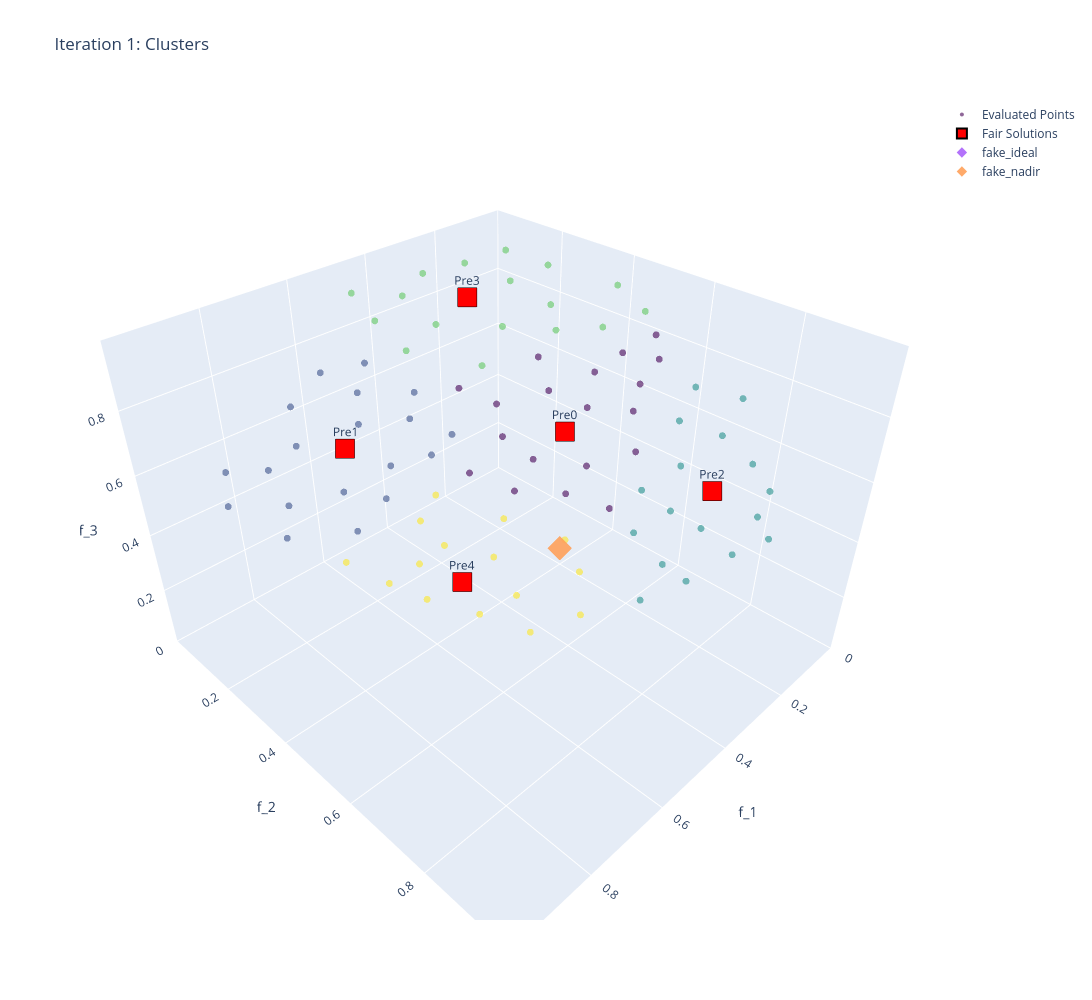

Write notebook code for a chart like this one.
### Code cell
points_matrix, centers_matrix, cluster_labels = find_candidates(fav_results)
all_points = fav_results.GPRMResults.raw_results.evaluated_points
fairs = fav_results.fair_solutions
visualize_3d_clusters(fav_options.GPRMoptions, points_matrix, centers_matrix, cluster_labels, len(fairs), 1)

### Figure 1 — Plotly figure (JSON) as saved in the notebook; plotly's stock layout.template omitted (floating-point values rounded to 4 significant figures)
{"data": [{"marker": {"color": [0, 2, 3, 1, 4, 4, 0, 2, 3, 3, 0, 4, 1, 1, 1, 2, 3, 2, 0, 2, 3, 2, 2, 3, 4, 0, 2, 4, 1, 3, 4, 0, 3, 1, 1, 4, 1, 0, 4, 3, 1, 1, 2, 4, 2, 1, 3, 1, 1, 1, 2, 4, 2, 2, 2, 4, 3, 0, 0, 2, 0, 3, 0, 1, 4, 2, 1, 3, 1, 3, 3, 1, 2, 0, 3, 2, 2, 4, 0, 3, 1, 4, 1, 2, 3, 2, 0, 2, 4, 4, 1, 1, 0, 0, 3, 0, 0, 0, 0, 1], "colorscale": [[0, "#440154"], [0.1111, "#482878"], [0.2222, "#3e4989"], [0.3333, "#31688e"], [0.4444, "#26828e"], [0.5556, "#1f9e89"], [0.6667, "#35b779"], [0.7778, "#6ece58"], [0.8889, "#b5de2b"], [1, "#fde725"]], "opacity": 0.6, "size": 4}, "mode": "markers", "name": "Evaluated Points", "text": ["Cluster: 0", "Cluster: 2", "Cluster: 3", "Cluster: 1", "Cluster: 4", "Cluster: 4", "Cluster: 0", "Cluster: 2", "Cluster: 3", "Cluster: 3", "Cluster: 0", "Cluster: 4", "Cluster: 1", "Cluster: 1", "Cluster: 1", "Cluster: 2", "Cluster: 3", "Cluster: 2", "Cluster: 0", "Cluster: 2", "Cluster: 3", "Cluster: 2", "Cluster: 2", "Cluster: 3", "Cluster: 4", "Cluster: 0", "Cluster: 2", "Cluster: 4", "Cluster: 1", "Cluster: 3", "Cluster: 4", "Cluster: 0", "Cluster: 3", "Cluster: 1", "Cluster: 1", "Cluster: 4", "Cluster: 1", "Cluster: 0", "Cluster: 4", "Cluster: 3", "Cluster: 1", "Cluster: 1", "Cluster: 2", "Cluster: 4", "Cluster: 2", "Cluster: 1", "Cluster: 3", "Cluster: 1", "Cluster: 1", "Cluster: 1", "Cluster: 2", "Cluster: 4", "Cluster: 2", "Cluster: 2", "Cluster: 2", "Cluster: 4", "Cluster: 3", "Cluster: 0", "Cluster: 0", "Cluster: 2", "Cluster: 0", "Cluster: 3", "Cluster: 0", "Cluster: 1", "Cluster: 4", "Cluster: 2", "Cluster: 1", "Cluster: 3", "Cluster: 1", "Cluster: 3", "Cluster: 3", "Cluster: 1", "Cluster: 2", "Cluster: 0", "Cluster: 3", "Cluster: 2", "Cluster: 2", "Cluster: 4", "Cluster: 0", "Cluster: 3", "Cluster: 1", "Cluster: 4", "Cluster: 1", "Cluster: 2", "Cluster: 3", "Cluster: 2", "Cluster: 0", "Cluster: 2", "Cluster: 4", "Cluster: 4", "Cluster: 1", "Cluster: 1", "Cluster: 0", "Cluster: 0", "Cluster: 3", "Cluster: 0", "Cluster: 0", "Cluster: 0", "Cluster: 0", "Cluster: 1"], "type": "scatter3d", "x": [0.5739, -1.203e-08, 0.2384, 0.794, 0.6293, 0.8009, 0.263, 0.4026, 0.4918, 0.03943, 0.3108, 0.6227, 0.7404, 0.8702, 0.6496, 0.4473, 0.5395, 0.2461, 0.4554, 0.103, 0.3246, -7.219e-09, 0.2206, 0.3954, 0.7374, 0.4666, 0.1267, 0.6813, 0.6207, 0.1146, 0.5185, 0.3954, 0.1666, 0.7414, 0.5441, 0.5757, 0.8114, 0.2592, 0.623, 0.4194, 0.5519, 0.6608, 0.1553, 0.7194, 0.3462, 0.8374, 0.2074, 0.7622, 0.6984, 0.8427, 0.3833, 0.5121, 0.1011, 0.2824, 0.01805, 0.5483, 0.3154, 0.4746, 0.1251, -8.858e-09, 0.3259, 0.4102, 0.3632, 0.7958, 0.6836, 0.1907, 0.6327, 0.4763, 0.5589, 0.217, 0.05014, 0.7094, 0.25, 0.4054, 0.1412, -9.843e-09, 0.09692, 0.6382, 0.5345, 0.3197, 0.6929, 0.7695, 0.61, 0.3197, 0.4453, 0.1526, 0.4168, 0.3556, 0.682, 0.6743, 0.6997, 0.584, 0.2051, 0.3293, 0.2511, 0.483, 0.4894, 0.082, 0.1814, 0.6009], "y": [0.4862, 0.8931, 0.1339, -1.166e-08, 0.6961, 0.3854, 0.5201, 0.7435, 0.2262, 0.3916, 0.6669, 0.5966, 0.3159, 0.09979, 0.2593, 0.8032, -7.658e-09, 0.8646, 0.4409, 0.6502, 0.3296, 0.5868, 0.7876, 0.1087, 0.5373, 0.6298, 0.7383, 0.4648, 0.1089, 0.2609, 0.7138, 0.5619, 0.4582, 0.1743, 0.3055, 0.5766, 0.2306, 0.6166, 0.6546, 0.3663, 0.4178, 0.3637, 0.8563, 0.5003, 0.7132, 0.05285, 0.3531, 0.3775, 0.1052, 0.2586, 0.8008, 0.6709, 0.799, 0.8113, 0.7101, 0.7455, 0.2199, 0.5546, 0.5725, 0.6911, 0.4286, 0.2266, 0.4906, 0.1485, 0.6197, 0.6779, -7.689e-09, 0.1137, 0.1758, 0.2479, 0.4756, -8.893e-09, 0.7304, 0.6264, 0.1615, 0.7539, 0.843, 0.4619, 0.5639, 0.08967, 0.2672, 0.4702, 0.2114, 0.764, 0.001159, 0.8861, 0.6947, 0.8386, 0.5737, 0.5206, 0.392, 0.3353, 0.5884, 0.5596, 0.4072, 0.3669, 0.4896, 0.5297, 0.5232, 0.4126], "z": [0.659, 0.4499, 0.9619, 0.6079, 0.3455, 0.4584, 0.8126, 0.5339, 0.8408, 0.9193, 0.6772, 0.5063, 0.5933, 0.4825, 0.7147, 0.3935, 0.842, 0.4381, 0.7734, 0.7528, 0.8866, 0.8097, 0.5753, 0.9121, 0.4093, 0.621, 0.6624, 0.5656, 0.7765, 0.9586, 0.4709, 0.7266, 0.8731, 0.6481, 0.7814, 0.5798, 0.5372, 0.7433, 0.4282, 0.8306, 0.7217, 0.6565, 0.4926, 0.4819, 0.6095, 0.544, 0.9123, 0.5259, 0.7079, 0.4723, 0.4602, 0.5364, 0.5927, 0.5119, 0.7039, 0.3789, 0.9231, 0.6835, 0.8103, 0.7228, 0.8427, 0.8834, 0.7921, 0.5871, 0.3856, 0.71, 0.7744, 0.8719, 0.8104, 0.9442, 0.8782, 0.7048, 0.6356, 0.6658, 0.9767, 0.657, 0.5292, 0.6159, 0.6296, 0.9433, 0.6698, 0.4322, 0.7637, 0.5605, 0.8954, 0.4377, 0.5862, 0.4127, 0.4535, 0.5237, 0.5973, 0.7393, 0.7821, 0.7605, 0.8781, 0.7951, 0.7216, 0.8442, 0.8327, 0.6845]}, {"marker": {"color": "red", "line": {"color": "black", "width": 2}, "size": 10, "symbol": "square"}, "mode": "markers+text", "name": "Fair Solutions", "text": ["Pre0", "Pre1", "Pre2", "Pre3", "Pre4"], "textposition": "top center", "type": "scatter3d", "x": [0.3954, 0.6929, 0.2206, 0.3154, 0.682], "y": [0.5619, 0.2672, 0.7876, 0.2199, 0.5737], "z": [0.7266, 0.6698, 0.5753, 0.9231, 0.4535]}, {"marker": {"color": "blue", "line": {"color": "white", "width": 2}, "size": 10, "symbol": "diamond"}, "mode": "markers+text", "name": "New Candidates", "text": [], "textposition": "top center", "type": "scatter3d", "x": [], "y": [], "z": []}, {"marker": {"symbol": "diamond"}, "mode": "markers", "name": "fake_ideal", "opacity": 0.9, "type": "scatter3d", "x": [-1.16e-08], "y": [-1.162e-08], "z": [0.4404]}, {"marker": {"symbol": "diamond"}, "mode": "markers", "name": "fake_nadir", "opacity": 0.9, "type": "scatter3d", "x": [0.7973], "y": [0.8978], "z": [0.8977]}], "layout": {"height": 1000, "scene": {"xaxis": {"range": [0, 1], "title": {"text": "f_1"}}, "yaxis": {"range": [0, 1], "title": {"text": "f_2"}}, "zaxis": {"range": [0, 1], "title": {"text": "f_3"}}}, "title": {"text": "Iteration 1: Clusters"}, "width": 1200}}
